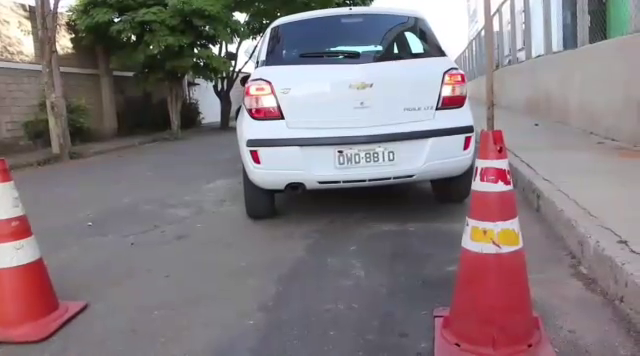
#> input picture frame 13 of TCC-DIEGO/OpenCV_Diego_Codigo/video.mp4, 640 x 356 px, given in place of Placas50.mp4, which was not available
$ python DeteccaoVideoOK.py   (older library calls are emulated)
#> lines starting #> are read from the running program, lines starting #| are printed output that depends on the picture; after the words box and inside, x2 and y2 are one past the last pixel; in counts of white or black regions, pixels touching at a corner belong together; pictures that were not available may be replaced by others from this repository, and a replacement may not be noted
import numpy as np
import cv2
from PIL import Image
import pytesseract
import argparse
import os
cap = cv2.VideoCapture('Placas50.mp4')

while(cap.isOpened()):
    ret, frame = cap.read()
#> frame is the input picture: shape (356, 640, 3); mean B, G, R 125.4, 121.1, 130.8
    gray = cv2.cvtColor(frame, cv2.COLOR_BGR2GRAY)
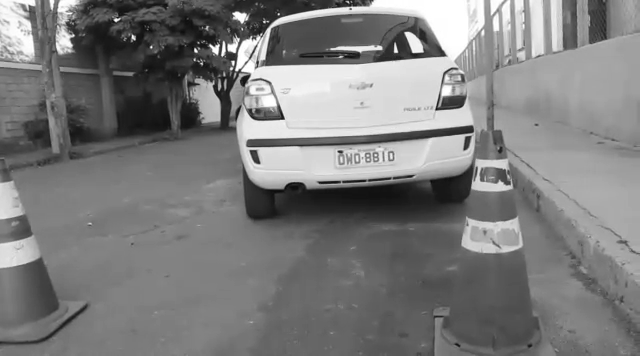
#> gray: shape (356, 640); min 9, max 255, mean 124.5

   # img_in = cv2.imread('carro3.jpg')  # Carregar imagem
    #cv2.imshow("PlacaOriginal", img_in)  # exibir imagem na tela

    cinza = cv2.cvtColor(frame, cv2.COLOR_BGR2GRAY)  # Convertendo a imagem em escala de cinza
    cv2.imshow("Imagem escala de cinza", cinza)  # exibir imagem na tela

    # Limiarizar a imagem, deixar no limite minimo do preto e maximo do branco.
    # Utilizamos a imagem do carro que ja esta em escala de cinza, binarizada
    # Utlizamos 255 que eh o maximo do branco e 90 do preto
    # Todas as cores iriam para o limite do branco ou do preto
    # BINARIZANDO A IMAGEM
    _, binarizada = cv2.threshold(cinza, 90, 255, cv2.THRESH_BINARY)
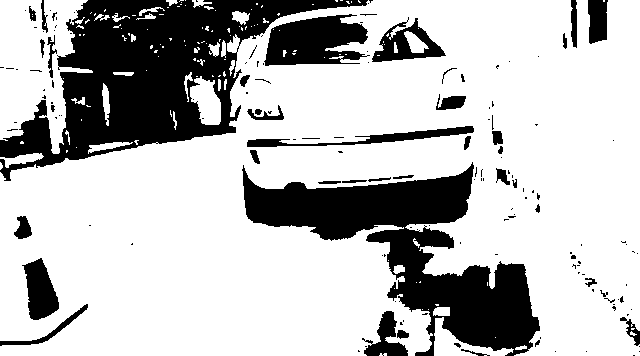
#> binarizada: shape (356, 640); 73.8% white; 153 black regions (113 under 20 px)
    cv2.imshow('PlacaBinarizada', binarizada)
    cv2.imwrite('PlacaBinarizada.jpg', binarizada)

    # Agora iremos tirar o ruido para que a forma geometrica da placa seja destacada
    desfoque = cv2.GaussianBlur(binarizada, (5, 5), 0)
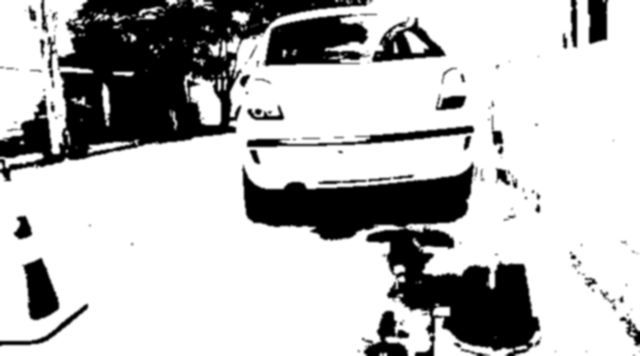
#> desfoque: shape (356, 640); min 0, max 255, mean 188.2
    cv2.imshow('PLacaDesfocada', desfoque)
    cv2.imwrite('PlacaCinzaDesfocada.jpg', desfoque)

    # Agora tentar extrair os contornos que queremos no caso a placa
    # cv2.RETR_TREE = Encontra contorno dentro de contorno
    # cv2.CHAIN_APPROX_NONE = Aproxima todos os contornos
    # Retorna 3 parametros - 1=Imagem ; 2=Contornos ; 3= Hirarquia dos contornos
    # Resumo: Procurando na imagem desfocada todos os contornos dentro dos contornos aproximando todos os contornos e armazenando na variavel CONTORNOS
    # retornando um array numpy de contornos
    _, contornos, hier = cv2.findContours(binarizada, cv2.RETR_TREE, cv2.CHAIN_APPROX_NONE)
#> contornos = 313 contours, 238 with area under 20; largest, box (x1, y1, x2, y2) and area: (0, 0, 640, 356) 163399, (0, 0, 93, 154) 8468, (263, 13, 369, 67) 4062, (371, 17, 447, 63) 1856, (246, 125, 475, 148) 1554

    # Pintar os contornos das imagens
    # cv2.drawContours(img_in, contornos, -1, (0, 255, 0), 2)
    # cv2.imshow('Pintar os contornos da imagem original', img_in)

    # Como eu quero contornos de placa, o qual tem 4 lados, quadrados.
    # ..irei percorrer cada contorno com um FOR
    for c in contornos:

        perimetro = cv2.arcLength(c, True)
#> perimetro = 20.49

        if 150 < perimetro > 150:  # pegando retangulos grandes e descartando os menores
            # criar uma variavel para verificar a forma e transforma-la  na forma mais proxima que o contorno tem originalmente
            aprox = cv2.approxPolyDP(c, 0.03 * perimetro, True)

            # E ai verifico se tem 4 lados == 4
            if len(aprox) == 6:
                # aproximar essa minha area de um retangulo ou de um quadrado
                (x, y, alt, lar) = cv2.boundingRect(c)
                cv2.rectangle(frame, (x, y), (x + alt, y + lar), (0, 255, 0), 2)

                P_E = frame[y:y + lar,
                      x:x + alt]  # podemos alternar a troca para img_in para pegar apenas a placa original sem nenhuma alteracao de imagem
                #roi = frame[(y+20):y+alt, x:x+lar]
                cv2.imwrite('PlacaExtraidaParatratamento.jpg', P_E)
                print(pytesseract.image_to_string(Image.open(
                    'PlacaExtraidaParatratamento.jpg')))  # com essa imagem ainda nao consigo extrair o texto dela
                cv2.imshow("Figura aproximada so com quadrados", frame)

    cv2.imshow('frame',gray)
    if cv2.waitKey(30) & 0xFF == ord('q'):
#> (key q is pressed here)
        break

cap.release()
cv2.destroyAllWindows()

$ run again, starting later in the video
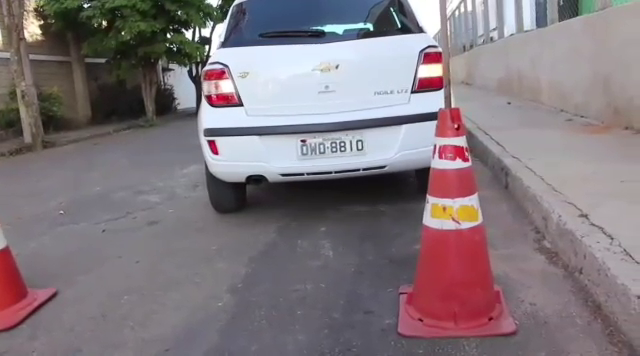
#> input picture frame 59 of TCC-DIEGO/OpenCV_Diego_Codigo/video.mp4, 640 x 356 px, given in place of Placas50.mp4, which was not available
#> frame is the input picture: shape (356, 640, 3); mean B, G, R 125.4, 119.8, 129.6
#> `_, binarizada = cv2.threshold(cinza, 90, 255, cv2.THRESH_BINARY)`:
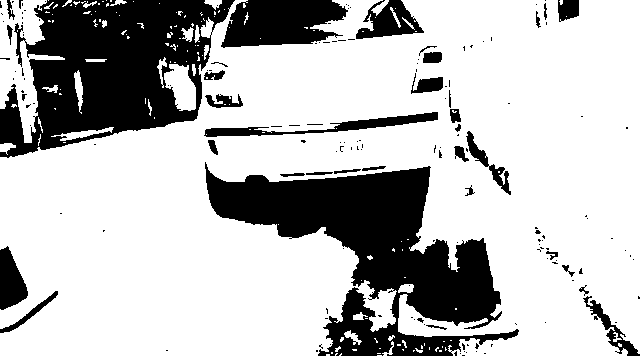
#> binarizada: shape (356, 640); 73.5% white; 162 black regions (127 under 20 px)
#> `desfoque = cv2.GaussianBlur(binarizada, (5, 5), 0)`:
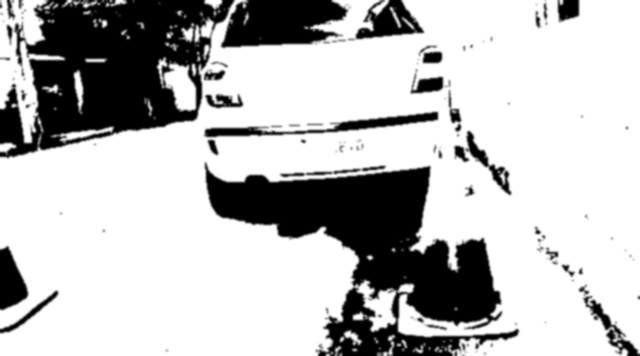
#> desfoque: shape (356, 640); min 0, max 255, mean 187.5
#> contornos = 331 contours, 269 with area under 20; largest, box (x1, y1, x2, y2) and area: (0, 0, 640, 356) 162386, (0, 0, 65, 143) 3840, (203, 111, 439, 138) 1822, (164, 64, 196, 111) 942, (410, 72, 444, 95) 428
#> perimetro = 8

$ run again, starting later in the video
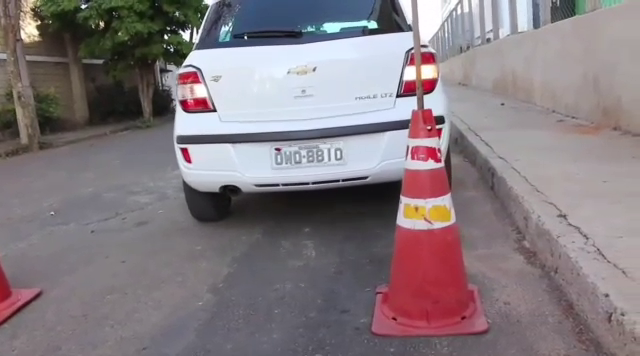
#> input picture frame 105 of TCC-DIEGO/OpenCV_Diego_Codigo/video.mp4, 640 x 356 px, given in place of Placas50.mp4, which was not available
#> frame is the input picture: shape (356, 640, 3); mean B, G, R 127.8, 122.9, 132.5
#> `_, binarizada = cv2.threshold(cinza, 90, 255, cv2.THRESH_BINARY)`:
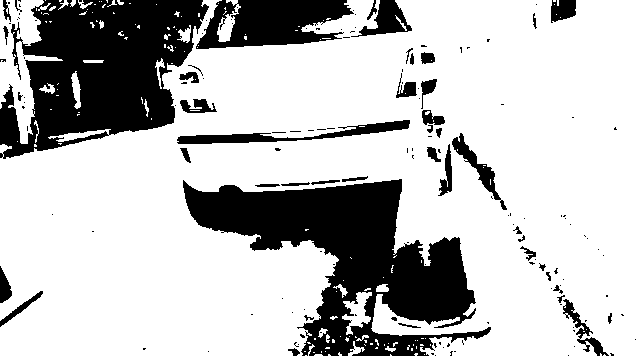
#> binarizada: shape (356, 640); 74.7% white; 156 black regions (111 under 20 px)
#> `desfoque = cv2.GaussianBlur(binarizada, (5, 5), 0)`:
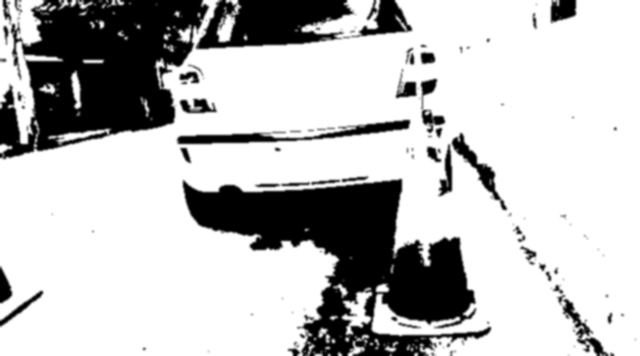
#> desfoque: shape (356, 640); min 0, max 255, mean 190.4
#> contornos = 338 contours, 277 with area under 20; largest, box (x1, y1, x2, y2) and area: (0, 0, 640, 356) 167209, (0, 0, 63, 144) 3546, (176, 119, 411, 145) 1874, (451, 132, 502, 201) 867, (342, 292, 372, 335) 525
#> perimetro = 2
